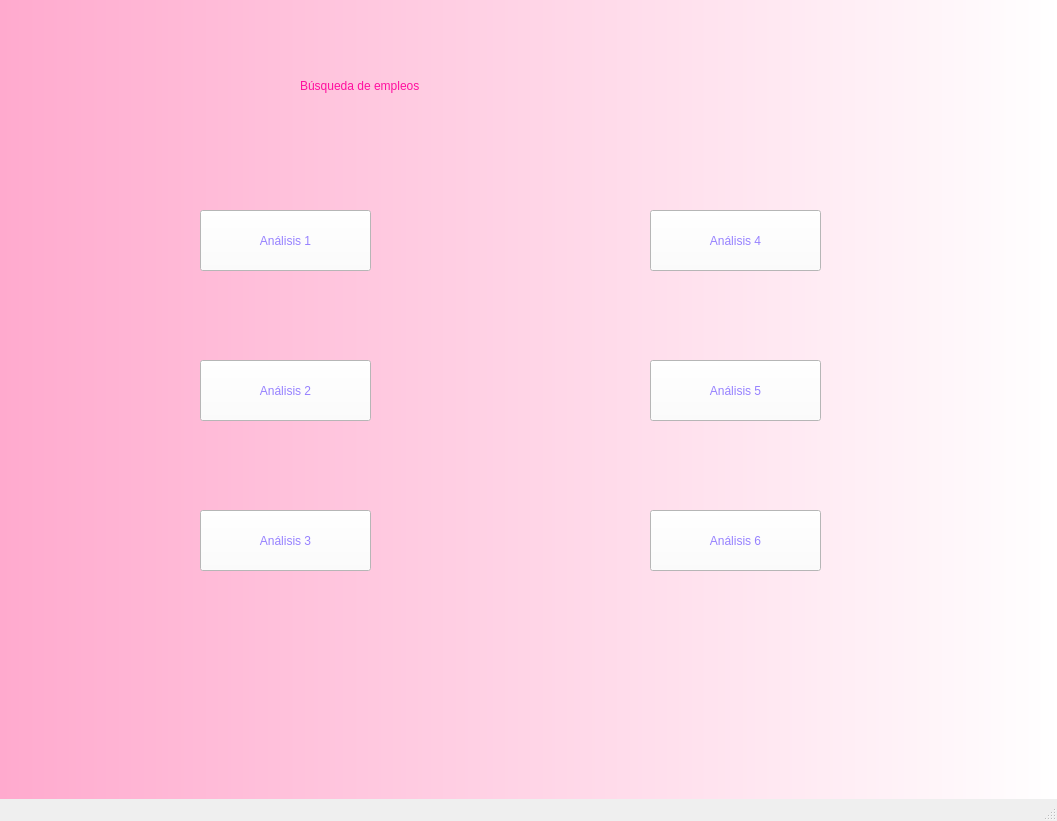
<?xml version="1.0" encoding="UTF-8"?>
<ui version="4.0">
 <class>MainWindow</class>
 <widget class="QMainWindow" name="MainWindow">
  <property name="geometry">
   <rect>
    <x>0</x>
    <y>0</y>
    <width>1057</width>
    <height>821</height>
   </rect>
  </property>
  <property name="minimumSize">
   <size>
    <width>1057</width>
    <height>821</height>
   </size>
  </property>
  <property name="maximumSize">
   <size>
    <width>1057</width>
    <height>821</height>
   </size>
  </property>
  <property name="windowTitle">
   <string>MainWindow</string>
  </property>
  <property name="styleSheet">
   <string notr="true">QWidget#centralwidget{
background-color: qlineargradient(spread:pad, x1:0, y1:0, x2:1, y2:0, stop:0 rgba(255, 170, 206, 255), stop:1 rgba(255, 255, 255, 255));
}</string>
  </property>
  <widget class="QWidget" name="centralwidget">
   <widget class="QLabel" name="label">
    <property name="geometry">
     <rect>
      <x>300</x>
      <y>50</y>
      <width>461</width>
      <height>71</height>
     </rect>
    </property>
    <property name="styleSheet">
     <string notr="true">color: rgb(255, 15, 159);
font: 75 28pt &quot;Comic Sans MS&quot;;
</string>
    </property>
    <property name="text">
     <string>Búsqueda de empleos</string>
    </property>
   </widget>
   <widget class="QPushButton" name="pushButton">
    <property name="geometry">
     <rect>
      <x>200</x>
      <y>210</y>
      <width>171</width>
      <height>61</height>
     </rect>
    </property>
    <property name="styleSheet">
     <string notr="true">background-color: rgb(255, 255, 255);
color: rgb(150, 129, 255);
font: 60 18pt &quot;Rockwell&quot;;
border-color: rgb(180, 126, 255);</string>
    </property>
    <property name="text">
     <string>Análisis 1</string>
    </property>
   </widget>
   <widget class="QPushButton" name="pushButton_2">
    <property name="geometry">
     <rect>
      <x>200</x>
      <y>360</y>
      <width>171</width>
      <height>61</height>
     </rect>
    </property>
    <property name="styleSheet">
     <string notr="true">background-color: rgb(255, 255, 255);
color: rgb(150, 129, 255);
font: 60 18pt &quot;Rockwell&quot;;
border-color: rgb(180, 126, 255);</string>
    </property>
    <property name="text">
     <string>Análisis 2</string>
    </property>
   </widget>
   <widget class="QPushButton" name="pushButton_3">
    <property name="geometry">
     <rect>
      <x>200</x>
      <y>510</y>
      <width>171</width>
      <height>61</height>
     </rect>
    </property>
    <property name="styleSheet">
     <string notr="true">background-color: rgb(255, 255, 255);
color: rgb(150, 129, 255);
font: 60 18pt &quot;Rockwell&quot;;
border-color: rgb(180, 126, 255);</string>
    </property>
    <property name="text">
     <string>Análisis 3</string>
    </property>
   </widget>
   <widget class="QPushButton" name="pushButton_4">
    <property name="geometry">
     <rect>
      <x>650</x>
      <y>210</y>
      <width>171</width>
      <height>61</height>
     </rect>
    </property>
    <property name="styleSheet">
     <string notr="true">background-color: rgb(255, 255, 255);
color: rgb(150, 129, 255);
font: 60 18pt &quot;Rockwell&quot;;
border-color: rgb(180, 126, 255);</string>
    </property>
    <property name="text">
     <string>Análisis 4</string>
    </property>
   </widget>
   <widget class="QPushButton" name="pushButton_5">
    <property name="geometry">
     <rect>
      <x>650</x>
      <y>360</y>
      <width>171</width>
      <height>61</height>
     </rect>
    </property>
    <property name="styleSheet">
     <string notr="true">background-color: rgb(255, 255, 255);
color: rgb(150, 129, 255);
font: 60 18pt &quot;Rockwell&quot;;
border-color: rgb(180, 126, 255);</string>
    </property>
    <property name="text">
     <string>Análisis 5</string>
    </property>
   </widget>
   <widget class="QPushButton" name="pushButton_6">
    <property name="geometry">
     <rect>
      <x>650</x>
      <y>510</y>
      <width>171</width>
      <height>61</height>
     </rect>
    </property>
    <property name="styleSheet">
     <string notr="true">background-color: rgb(255, 255, 255);
color: rgb(150, 129, 255);
font: 60 18pt &quot;Rockwell&quot;;
border-color: rgb(180, 126, 255);</string>
    </property>
    <property name="text">
     <string>Análisis 6</string>
    </property>
   </widget>
  </widget>
  <widget class="QMenuBar" name="menubar">
   <property name="geometry">
    <rect>
     <x>0</x>
     <y>0</y>
     <width>1057</width>
     <height>26</height>
    </rect>
   </property>
  </widget>
  <widget class="QStatusBar" name="statusbar"/>
 </widget>
 <resources/>
 <connections/>
</ui>
